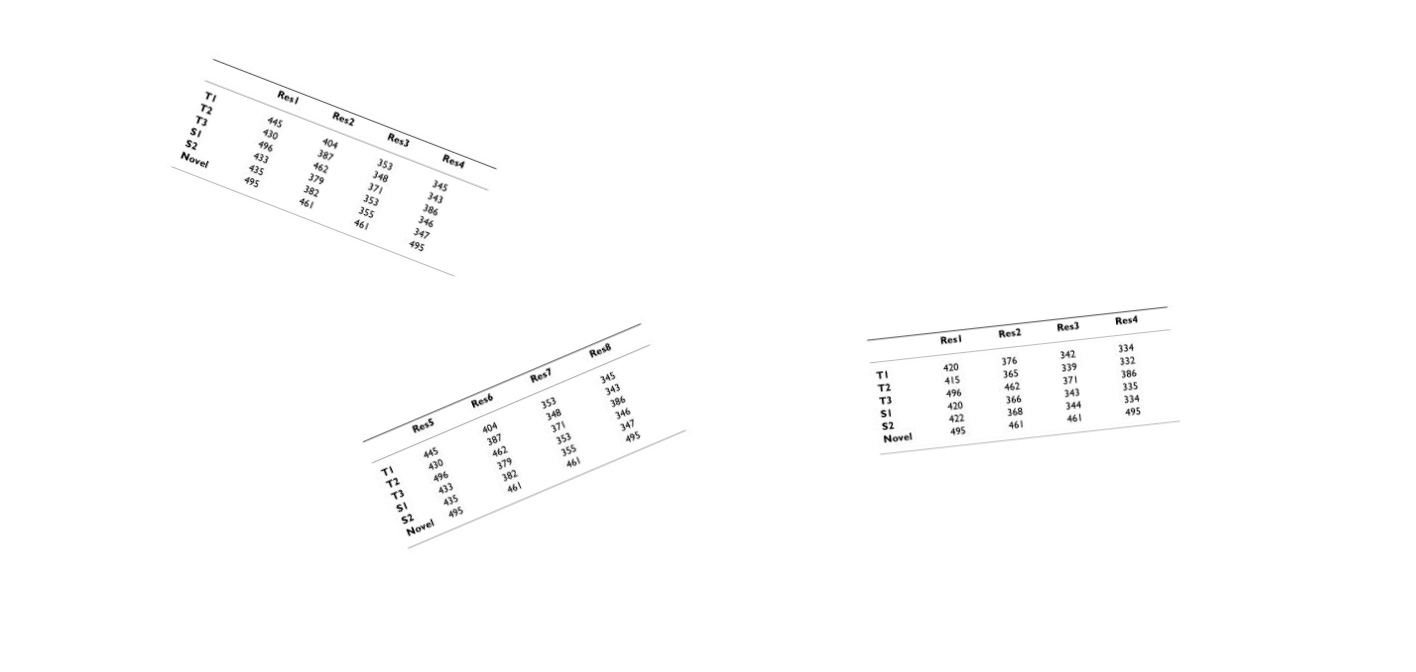
#> input picture testdataset/teste.png, 1416 x 672 px
$ python -i preprocessing.py   (imports and definitions only)
#> lines starting #> are read from the running program, lines starting #| are printed output that depends on the picture; after the words box and inside, x2 and y2 are one past the last pixel; in counts of white or black regions, pixels touching at a corner belong together
#> further down, picture is the input picture: shape (672, 1416, 3); min 0, max 255, mean 253.4
import numpy as np
import fitz
from PIL import Image
from io import BytesIO, StringIO
import cv2
import matplotlib.pyplot as plt
import math
from scipy import ndimage
from zipfile import ZipFile

class Methods:

    def __init__(self, mode: str="main", image: any=None, rotation_flag: bool=True, noise_flag: bool=False):
        self.__image = image
        self.rotation_flag = rotation_flag
        self.remove_noise_flag = noise_flag
        #self.zoom = fitz.Matrix(300 / 72, 300 / 72)

    def get_image(self) -> any:
        return self.__image

    def set_image(self, image: any) -> None:
        self.__image = image

    # [57 lines left out: functions remove_noise, rotation_table, not called in this run]

    def rotation_table_streamlit(self, image):

        imgray = cv2.cvtColor(np.array(image), cv2.COLOR_BGR2GRAY)
        images = []
        width, height = image.shape[:-1]
#> width = 672; height = 1416
        length = width * height
#> length = 951552

        image_np = np.array(image)

        ret, masked_img = cv2.threshold(imgray, 127, 255, cv2.THRESH_BINARY_INV)
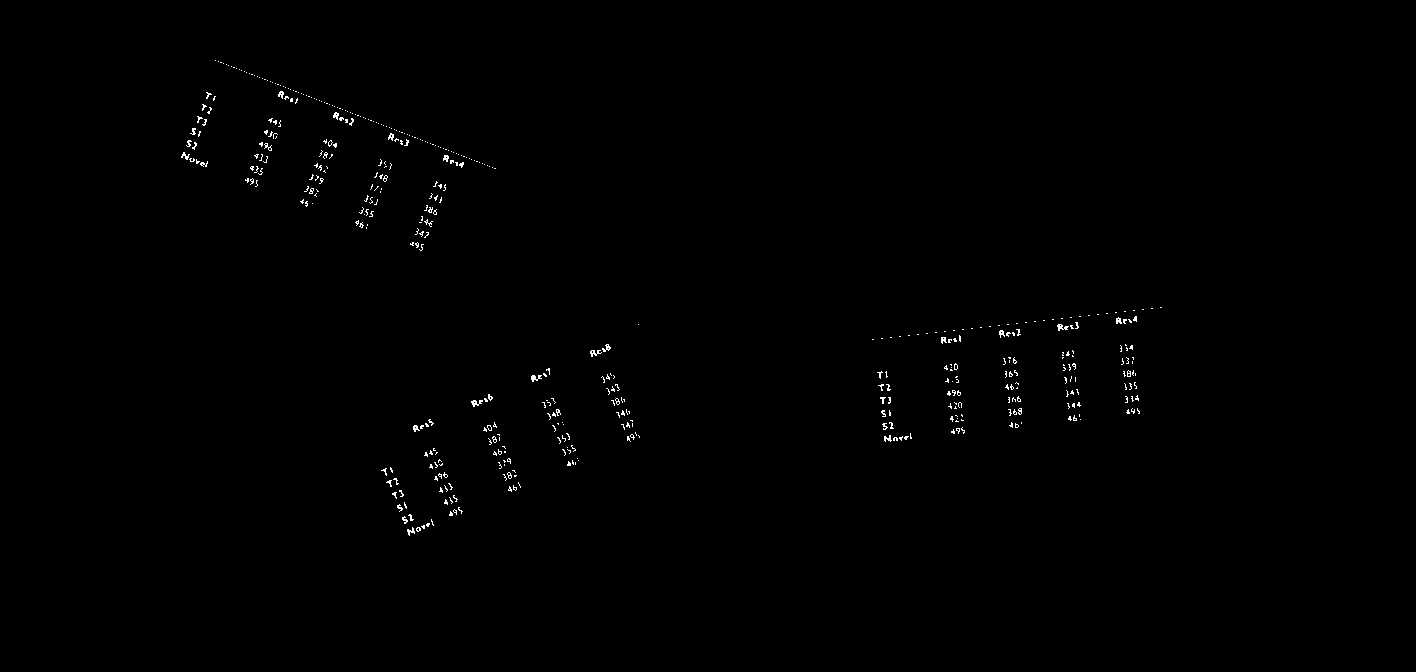
#> masked_img: shape (672, 1416); 0.43% white in thin lines or dots, all inside (x1, y1, x2, y2) = (181, 60, 1162, 536)
        kernel = np.ones((7, 7), np.uint8)
        img_dilation = cv2.dilate(masked_img, kernel, iterations=8)
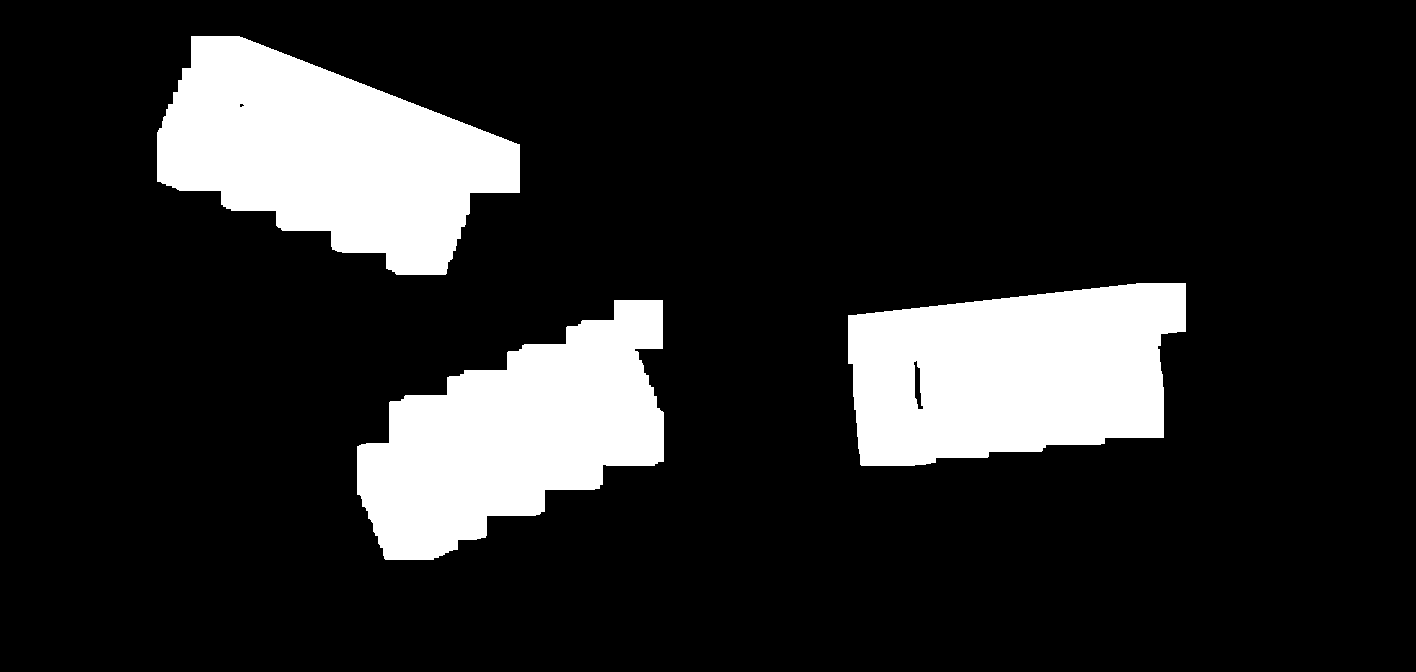
#> img_dilation: shape (672, 1416); 15.5% white; 3 white regions, box (x1, y1, x2, y2) and area: (157, 36, 520, 275) 51802, (848, 283, 1186, 466) 48841, (357, 300, 664, 560) 46400
        ret, masked_img = cv2.threshold(img_dilation, 127, 255, cv2.THRESH_BINARY_INV)
#> masked_img: shape (672, 1416); 84.5% white; 3 black regions

        img_contours = image_np.copy()
        contours, hierarchy = cv2.findContours(masked_img, cv2.RETR_TREE, cv2.CHAIN_APPROX_NONE)
#> contours = 6 contours, 1 with area under 20; largest, box (x1, y1, x2, y2) and area: (0, 0, 1416, 672) 949465, (156, 35, 521, 276) 52333, (847, 282, 1187, 467) 49555, (356, 299, 665, 561) 46956, (914, 361, 923, 409) 166
        residual = cv2.drawContours(img_contours, contours[1:], -1, color=(0, 255, 0))


        for c in contours:

            img_box = image_np.copy()
            area = cv2.contourArea(c)
            rect = cv2.minAreaRect(c)
            box = cv2.boxPoints(rect)
            box = np.int0(box)

            if area > 2000 and 0.95 > area / length:

                center = (int(rect[0][0]),int(rect[0][1]))
                width = int(rect[1][0])
                height = int(rect[1][1])
                angle = int(rect[2])


                if width < height:
                    angle = 90 - angle
                else:
                    angle = -angle

                output_img = image_np.copy()

                output_img = ndimage.rotate(image, -angle, cval=255)
                #images.append(np.array(output_img))
                images.append(Image.fromarray(np.uint8(output_img)).convert('RGB'))
#> this loop made 6 passes
#> (area, rect, box, center, width, height, angle) on passes 2, 3, 5: (46956.5, ((523.3, 429.7), (358.8, 169.3), -23.09), [[391, 577], [325, 422], [655, 281], [721, 437]], (523, 429), 358, 169, 23), (49555, ((1022.2, 374.4), (345.8, 158.6), -6.34), [[859, 472], [841, 314], [1185, 276], [1202, 434]], (1022, 374), 345, 158, 6), (52333, ((336.4, 162.2), (167.6, 364.1), -68.85), [[475, 306], [136, 174], [196, 18], [536, 149]], (336, 162), 167, 364, 158)
#> (area, rect, box) on passes 1, 4: (949465, ((707.5, 335.5), (671, 1415), -90), [[1415, 671], [0, 671], [0, 0], [1415, 0]]), (166.5, ((917.2, 384.6), (6.27, 47.33), -4.51), [[915, 408], [912, 361], [918, 360], [922, 407]])
#> pass 2, in rotation_table_streamlit, `output_img = ndimage.rotate(image, -angle, cval=255)`:
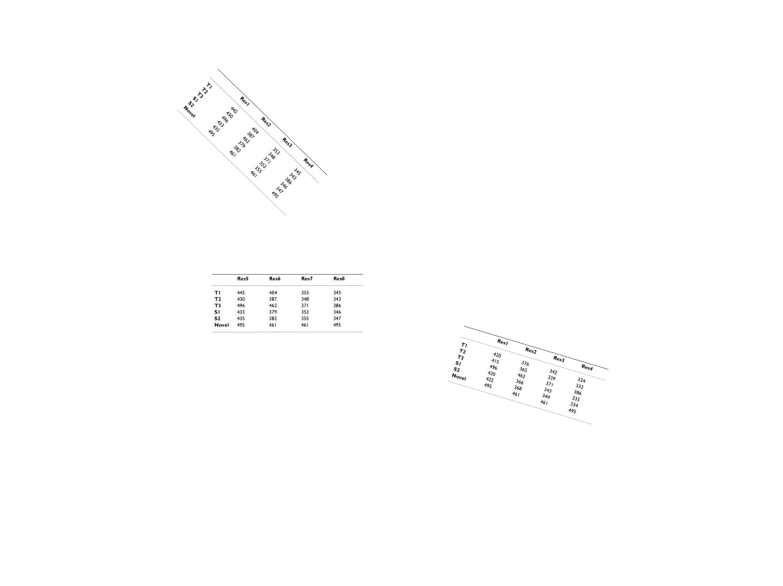
#> output_img: shape (1172, 1566, 3) (shown at 1/2 size); min 0, max 255, mean 254.1
#> pass 3, in rotation_table_streamlit, `output_img = ndimage.rotate(image, -angle, cval=255)`:
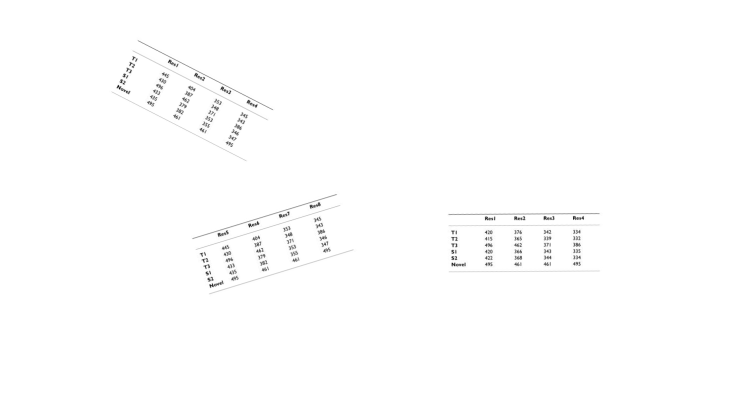
#> output_img: shape (816, 1478, 3) (shown at 1/2 size); min 0, max 255, mean 253.7
#> after the loop:
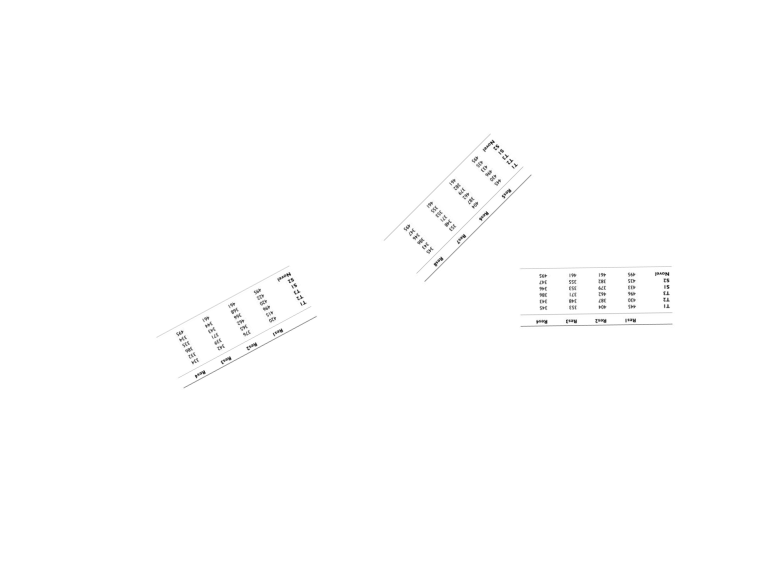
#> output_img: shape (1154, 1565, 3) (shown at 1/2 size); min 0, max 255, mean 254.1
#> after the loop, images = 3 items
        return images

    # [29 lines left out: functions run, run_streamlit, run_methods, not called in this run]

>>> import cv2
>>> picture = cv2.imread('testdataset/teste.png')
>>> result = Methods().rotation_table_streamlit(picture)
#> result = 3 items
